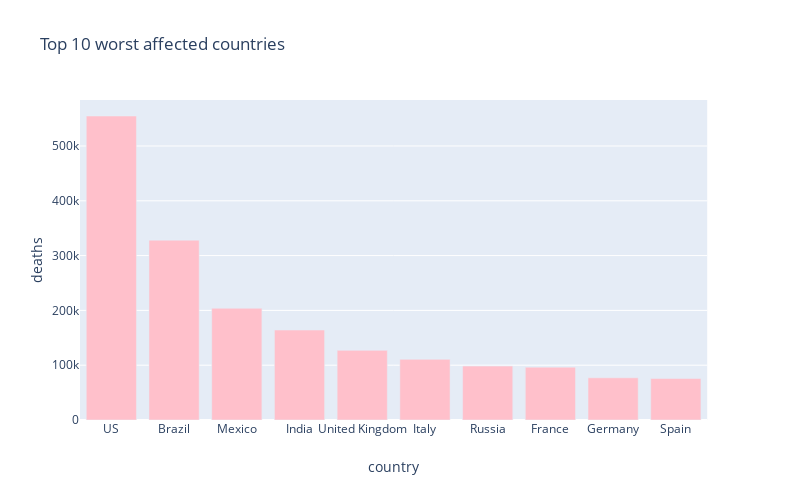

The cell this chart's notebook holds for it:
### Code cell
px.bar(
    sorted_country_df.head(10),
    x = "country",
    y = "deaths",
    title= "Top 10 worst affected countries", # the axis names
    color_discrete_sequence=["pink"], 
    height=500,
    width=800
)

### Figure 1 — Plotly figure (JSON) as saved in the notebook; plotly's stock layout.template omitted (floating-point values rounded to 4 significant figures)
{"data": [{"alignmentgroup": "True", "hoverlabel": {"namelength": 0}, "hovertemplate": "country=%{x}<br>deaths=%{y}", "legendgroup": "", "marker": {"color": "pink"}, "name": "", "offsetgroup": "", "orientation": "v", "showlegend": false, "textposition": "auto", "type": "bar", "x": ["US", "Brazil", "Mexico", "India", "United Kingdom", "Italy", "Russia", "France", "Germany", "Spain"], "xaxis": "x", "y": [554717, 328206, 203854, 164110, 127068, 110704, 98363, 96439, 76959, 75698], "yaxis": "y"}], "layout": {"barmode": "relative", "height": 500, "legend": {"tracegroupgap": 0}, "title": {"text": "Top 10 worst affected countries"}, "width": 800, "xaxis": {"anchor": "y", "domain": [0, 0.98], "title": {"text": "country"}}, "yaxis": {"anchor": "x", "domain": [0, 1], "title": {"text": "deaths"}}}}
